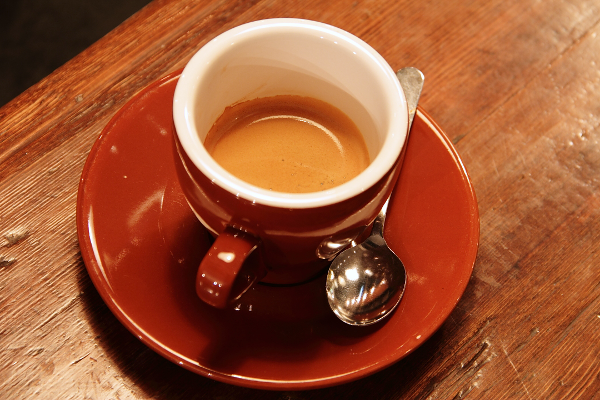
#> input picture skimage.data.coffee(), 600 x 400 px
$ python page91_assignment.py
#> lines starting #> are read from the running program, lines starting #| are printed output that depends on the picture
### lecture8/common.py
from __future__ import annotations

import argparse
from pathlib import Path

import cv2
import numpy as np
from skimage import data


ROOT_DIR = Path(__file__).resolve().parent
DATA_DIR = ROOT_DIR / "data"
OUTPUT_DIR = ROOT_DIR / "output"
BOW_DIR = DATA_DIR / "bow"
TRAFFIC_VIDEO_PATH = DATA_DIR / "traffic.mp4"
SURF_AVAILABLE = hasattr(cv2, "xfeatures2d") and hasattr(cv2.xfeatures2d, "SURF_create")
BRIEF_AVAILABLE = hasattr(cv2, "xfeatures2d") and hasattr(cv2.xfeatures2d, "BriefDescriptorExtractor_create")


def parse_show_flag(description: str) -> bool:
    parser = argparse.ArgumentParser(description=description)
    parser.add_argument("--show", action="store_true", help="Open the Matplotlib window after saving the output.")
    return parser.parse_args().show


def to_uint8(image: np.ndarray) -> np.ndarray:
    if image.dtype == np.uint8:
        return image
    image_float = image.astype(np.float32)
    if float(image_float.min()) >= 0.0 and float(image_float.max()) <= 1.0:
        return np.clip(image_float * 255.0, 0, 255).astype(np.uint8)
    return np.clip(image_float, 0, 255).astype(np.uint8)


def ensure_color(image: np.ndarray) -> np.ndarray:
    image_uint8 = to_uint8(image)
#> image_uint8 is the input picture: shape (400, 600, 3); mean R, G, B 158.6, 85.8, 51.5
    if image_uint8.ndim == 2:
        return cv2.cvtColor(image_uint8, cv2.COLOR_GRAY2BGR)
    return image_uint8


def save_image(path: Path, image: np.ndarray) -> Path:
    path.parent.mkdir(parents=True, exist_ok=True)
    if not cv2.imwrite(str(path), to_uint8(image)):
        raise OSError(f"Could not save image: {path}")
    print(f"Saved image: {path}")
    return path


# [25 lines left out: functions plot_bgr, plot_gray, finalize_figure, not called in this run]


def load_color_image(name: str) -> np.ndarray:
    ensure_demo_data()
    image = cv2.imread(str(DATA_DIR / name), cv2.IMREAD_COLOR)
    if image is None:
        raise FileNotFoundError(f"Could not read image: {DATA_DIR / name}")
    return image


def load_gray_image(name: str) -> np.ndarray:
    ensure_demo_data()
    image = cv2.imread(str(DATA_DIR / name), cv2.IMREAD_GRAYSCALE)
    if image is None:
        raise FileNotFoundError(f"Could not read image: {DATA_DIR / name}")
    return image


def surf_label() -> str:
    return "SURF" if SURF_AVAILABLE else "SIFT fallback for SURF"


def brief_label() -> str:
    return "BRIEF" if BRIEF_AVAILABLE else "BRISK fallback for BRIEF"


def resize_for_demo(image: np.ndarray, width: int = 640) -> np.ndarray:
    image = ensure_color(image)
    scale = width / image.shape[1]
#> scale = 1.2
    height = max(1, int(round(image.shape[0] * scale)))
#> height = 480
    return cv2.resize(image, (width, height), interpolation=cv2.INTER_AREA)


def affine_transform(image: np.ndarray, angle: float, scale: float, tx: float, ty: float) -> np.ndarray:
#> called with angle = 8, scale = 0.96, tx = 18, ty = 14
    height, width = image.shape[:2]
#> height = 480; width = 720
    center = (width / 2.0, height / 2.0)
#> center = (360, 240)
    matrix = cv2.getRotationMatrix2D(center, angle, scale)
    matrix[0, 2] += tx
    matrix[1, 2] += ty
    return cv2.warpAffine(
        image,
        matrix,
        (width, height),
        flags=cv2.INTER_LINEAR,
        borderMode=cv2.BORDER_REFLECT101,
    )


def create_match_pair() -> None:
    ref_path = DATA_DIR / "match_scene_reference.png"
    query_path = DATA_DIR / "match_scene_query.png"
    if ref_path.exists() and query_path.exists():
        return

    reference = resize_for_demo(data.coffee(), width=720)
    query = affine_transform(reference, angle=8.0, scale=0.96, tx=18.0, ty=14.0)
    query = cv2.convertScaleAbs(query, alpha=1.03, beta=4)
    save_image(ref_path, reference)
    save_image(query_path, query)


def create_bow_dataset() -> None:
    classes = {
        "astronaut": resize_for_demo(data.astronaut(), width=360),
        "coffee": resize_for_demo(data.coffee(), width=360),
        "camera": resize_for_demo(data.camera(), width=360),
    }
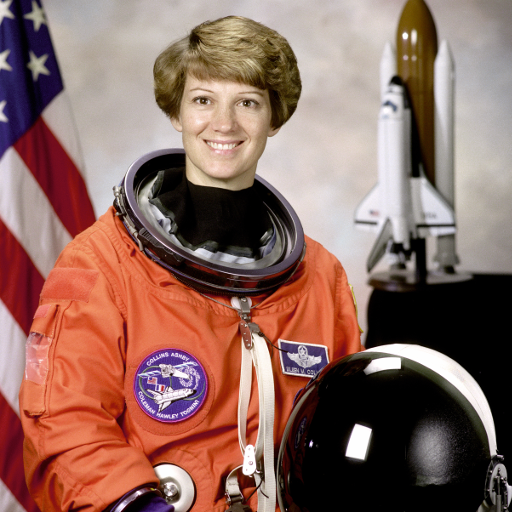
#> input picture skimage.data.astronaut(), 512 x 512 px
#> in ensure_color, image_uint8 is the input picture: shape (512, 512, 3); mean R, G, B 141.6, 105.8, 96.5
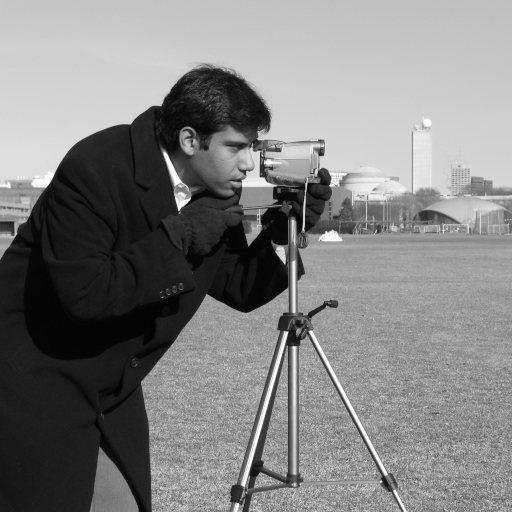
#> input picture skimage.data.camera(), 512 x 512 px
#> in ensure_color, image_uint8 is the input picture: shape (512, 512); min 0, max 255, mean 129.1
    transforms = [
        {"angle": 0.0, "scale": 1.00, "tx": 0.0, "ty": 0.0, "alpha": 1.00, "beta": 0},
        {"angle": 5.0, "scale": 0.98, "tx": 8.0, "ty": 6.0, "alpha": 1.02, "beta": 2},
        {"angle": -6.0, "scale": 1.03, "tx": -10.0, "ty": 4.0, "alpha": 0.98, "beta": -4},
        {"angle": 9.0, "scale": 0.95, "tx": 10.0, "ty": 10.0, "alpha": 1.04, "beta": 3},
    ]

    for class_name, base_image in classes.items():
        class_dir = BOW_DIR / class_name
        class_dir.mkdir(parents=True, exist_ok=True)
        for index, spec in enumerate(transforms, start=1):
            out_path = class_dir / f"{class_name}_{index:02d}.png"
            if out_path.exists():
                continue
            augmented = affine_transform(base_image, spec["angle"], spec["scale"], spec["tx"], spec["ty"])
            augmented = cv2.convertScaleAbs(augmented, alpha=spec["alpha"], beta=spec["beta"])
            save_image(out_path, augmented)
#> this loop made 3 passes
#> class_name on passes 1 to 3: 'astronaut', 'coffee', 'camera'
#| Saved image: lecture8/data/bow/astronaut/astronaut_01.png
#| Saved image: lecture8/data/bow/astronaut/astronaut_02.png
#| Saved image: lecture8/data/bow/astronaut/astronaut_03.png
#| Saved image: lecture8/data/bow/astronaut/astronaut_04.png
#| Saved image: lecture8/data/bow/coffee/coffee_01.png
#| Saved image: lecture8/data/bow/coffee/coffee_02.png
#| Saved image: lecture8/data/bow/coffee/coffee_03.png
#| Saved image: lecture8/data/bow/coffee/coffee_04.png
#| Saved image: lecture8/data/bow/camera/camera_01.png
#| Saved image: lecture8/data/bow/camera/camera_02.png
#> (further printed lines are left out)
#> pass 1, in save_image (call 4), `if not cv2.imwrite(str(path), to_uint8(image)):`:
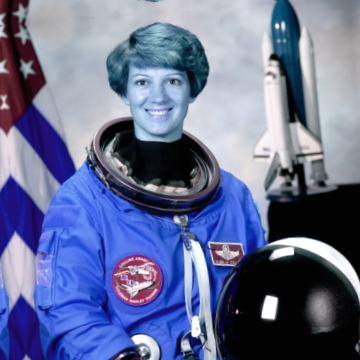
#> saved as astronaut_02.png: shape (360, 360, 3); mean B, G, R 148.5, 112.1, 103.2
#> pass 1, in save_image (call 5), `if not cv2.imwrite(str(path), to_uint8(image)):`:
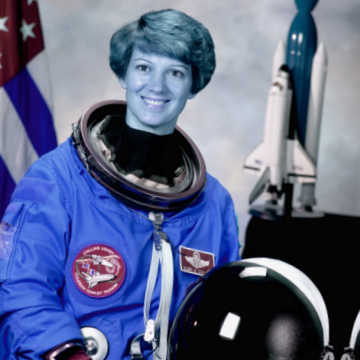
#> saved as astronaut_03.png: shape (360, 360, 3); mean B, G, R 136.3, 102.1, 92.3
#> pass 1, in save_image (call 6), `if not cv2.imwrite(str(path), to_uint8(image)):`:
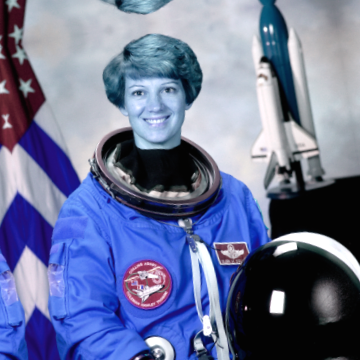
#> saved as astronaut_04.png: shape (360, 360, 3); mean B, G, R 153, 116.6, 107.7


def ensure_demo_data() -> None:
    DATA_DIR.mkdir(parents=True, exist_ok=True)
    OUTPUT_DIR.mkdir(parents=True, exist_ok=True)
    create_match_pair()
    create_bow_dataset()


def traffic_video_exists() -> bool:
    return TRAFFIC_VIDEO_PATH.exists()


# [43 lines left out: function load_video_frame_pair, not called in this run]


def create_surf_detector():
    if SURF_AVAILABLE:
        return cv2.xfeatures2d.SURF_create(hessianThreshold=400)
    return cv2.SIFT_create(nfeatures=800)


# [25 lines left out: functions create_descriptor, resolved_descriptor_label, descriptor_norm, not called in this run]


def top_keypoints(keypoints: list[cv2.KeyPoint], max_points: int = 700) -> list[cv2.KeyPoint]:
    ranked = sorted(keypoints, key=lambda kp: kp.response, reverse=True)
    return ranked[:max_points]


# [15 lines left out: function binary_ready_keypoints, not called in this run]


def detect_surf_keypoints(gray: np.ndarray, max_points: int = 700) -> list[cv2.KeyPoint]:
    detector = create_surf_detector()
    keypoints = detector.detect(gray, None)
    return top_keypoints(list(keypoints), max_points=max_points)


# [41 lines left out: functions compute_descriptor, detect_and_compute_orb, ratio_test_matches, cross_check_matches, not called in this run]


def intersection_matches(matches_a: list[cv2.DMatch], matches_b: list[cv2.DMatch]) -> list[cv2.DMatch]:
    lookup = {(match.queryIdx, match.trainIdx): match for match in matches_b}
    return [match for match in matches_a if (match.queryIdx, match.trainIdx) in lookup]


# [50 lines left out: functions draw_matches, find_homography_from_matches, warp_corners, bow_image_paths, not called in this run]


def sift_descriptors(gray: np.ndarray) -> np.ndarray | None:
    _, descriptors = cv2.SIFT_create(nfeatures=500).detectAndCompute(gray, None)
    return descriptors


# [18 lines left out: functions build_bow_vocabulary, encode_bow_histogram, not called in this run]

### lecture8/page91_assignment.py
from __future__ import annotations

from collections import defaultdict
from pathlib import Path

import cv2
import matplotlib.pyplot as plt
import numpy as np

from common import (
    OUTPUT_DIR,
    bow_image_paths,
    build_bow_vocabulary,
    compute_descriptor,
    detect_surf_keypoints,
    draw_matches,
    encode_bow_histogram,
    ensure_color,
    finalize_figure,
    find_homography_from_matches,
    load_color_image,
    load_gray_image,
    parse_show_flag,
    plot_bgr,
    ratio_test_matches,
    resolved_descriptor_label,
    save_image,
    sift_descriptors,
    surf_label,
    warp_corners,
)


ASSIGNMENT_DIR = OUTPUT_DIR / "page91_assignment"


def descriptor_result(descriptor_name: str, image1, image2, gray1, gray2) -> dict[str, object]:
    points1 = detect_surf_keypoints(gray1, max_points=550)
    points2 = detect_surf_keypoints(gray2, max_points=550)
    points1, desc1 = compute_descriptor(descriptor_name, gray1, points1)
    points2, desc2 = compute_descriptor(descriptor_name, gray2, points2)
    matches = ratio_test_matches(desc1, desc2, descriptor_name, ratio=0.75)
    homography, inlier_mask = find_homography_from_matches(points1, points2, matches)
    mask_values = [int(flag) for flag in inlier_mask.ravel().tolist()] if inlier_mask is not None else None
    match_view = draw_matches(image1, points1, image2, points2, matches, max_matches=50, matches_mask=mask_values)

    projected = image2.copy()
    if homography is not None:
        corners = warp_corners(image1, homography)
        cv2.polylines(projected, [corners.astype(int)], True, (0, 255, 255), 3, cv2.LINE_AA)

    return {
        "label": resolved_descriptor_label(descriptor_name),
        "keypoints1": len(points1),
        "keypoints2": len(points2),
        "matches": len(matches),
        "inliers": int(inlier_mask.sum()) if inlier_mask is not None else 0,
        "match_view": match_view,
        "projected": projected,
    }


def bow_result() -> tuple[np.ndarray, float, dict[str, np.ndarray], dict[str, Path]]:
    records = bow_image_paths()
    descriptor_sets = []
    histograms = []
    labels = []
    sample_paths: dict[str, Path] = {}

    for label, image_path in records:
        gray = cv2.imread(str(image_path), cv2.IMREAD_GRAYSCALE)
        descriptor_sets.append(sift_descriptors(gray))
        labels.append(label)
        sample_paths.setdefault(label, image_path)

    vocabulary = build_bow_vocabulary(descriptor_sets, cluster_count=32)
    for descriptors in descriptor_sets:
        histograms.append(encode_bow_histogram(descriptors, vocabulary))

    grouped = defaultdict(list)
    for label, histogram in zip(labels, histograms):
        grouped[label].append(histogram)
    class_means = {label: np.mean(items, axis=0) for label, items in grouped.items()}
    centroids = {label: np.mean(items, axis=0) for label, items in grouped.items()}
    correct = 0
    for label, histogram in zip(labels, histograms):
        predicted = min(centroids, key=lambda name: np.linalg.norm(histogram - centroids[name]))
        correct += int(predicted == label)
    accuracy = correct / max(len(labels), 1)
    return vocabulary, accuracy, class_means, sample_paths


def save_descriptor_panel(name: str, image) -> Path:
    path = ASSIGNMENT_DIR / f"{name}.png"
    return save_image(path, image)


def main(show: bool = False) -> None:
    ASSIGNMENT_DIR.mkdir(parents=True, exist_ok=True)

    image1 = load_color_image("match_scene_reference.png")
    image2 = load_color_image("match_scene_query.png")
#> the loop in create_bow_dataset (call 2), `for class_name, base_image in classes.items():` made 3 passes
#> class_name on passes 1 to 3: 'astronaut', 'coffee', 'camera'
    gray1 = load_gray_image("match_scene_reference.png")
#> in load_gray_image, `image = cv2.imread(str(DATA_DIR / name), cv2.IMREAD_GRAYSCALE)`:
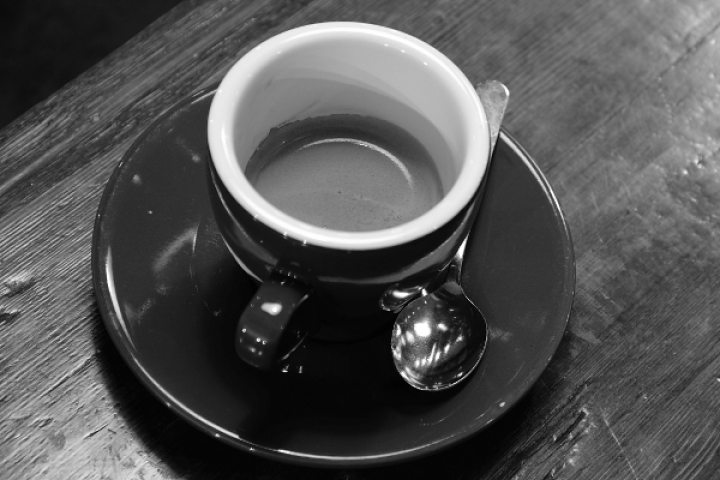
#> image: shape (480, 720); min 0, max 255, mean 83.3
    gray2 = load_gray_image("match_scene_query.png")
#> call 2 of load_gray_image, with name = 'match_scene_query.png'
#> in load_gray_image (call 2), `image = cv2.imread(str(DATA_DIR / name), cv2.IMREAD_GRAYSCALE)`:
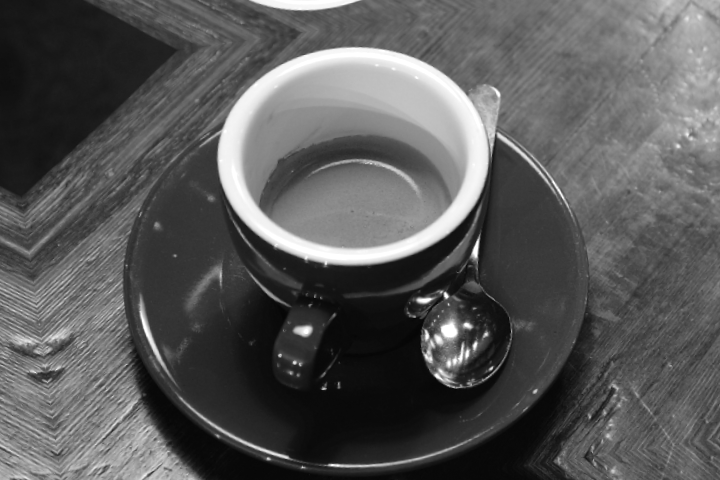
#> image: shape (480, 720); min 5, max 255, mean 88.4

    descriptor_outputs = []
    for descriptor_name in ["SURF", "BRIEF", "ORB"]:
        result = descriptor_result(descriptor_name, image1, image2, gray1, gray2)
        save_descriptor_panel(f"{descriptor_name.lower()}_matches", result["match_view"])
        save_descriptor_panel(f"{descriptor_name.lower()}_projection", result["projected"])
        descriptor_outputs.append(result)
#> after the loop, descriptor_outputs = []

    _, bow_accuracy, class_means, sample_paths = bow_result()
    bow_fig, bow_axes = plt.subplots(2, 3, figsize=(16, 9))
    ordered_labels = sorted(class_means)
    for index, label in enumerate(ordered_labels):
        sample_image = cv2.imread(str(sample_paths[label]), cv2.IMREAD_COLOR)
        plot_bgr(bow_axes[0, index], sample_image, f"{label} sample")
        bow_axes[1, index].bar(np.arange(len(class_means[label])), class_means[label], color="#1d3557")
        bow_axes[1, index].set_title(f"{label} BoW histogram")
        bow_axes[1, index].set_xlabel("Visual word")
        bow_axes[1, index].set_ylabel("Normalized count")
    bow_fig.suptitle(f"Assignment part 2 - BoW histograms, nearest-centroid accuracy: {bow_accuracy:.1%}", fontsize=14)
    bow_path = ASSIGNMENT_DIR / "bow_histograms.png"
    bow_fig.tight_layout()
    bow_fig.savefig(bow_path, dpi=160, bbox_inches="tight")
    plt.close(bow_fig)
    print(f"Saved figure: {bow_path}")

    summary_fig, summary_axes = plt.subplots(2, 2, figsize=(16, 12))
    plot_bgr(summary_axes[0, 0], descriptor_outputs[0]["match_view"], descriptor_outputs[0]["label"])
    plot_bgr(summary_axes[0, 1], descriptor_outputs[1]["match_view"], descriptor_outputs[1]["label"])
    plot_bgr(summary_axes[1, 0], descriptor_outputs[2]["match_view"], descriptor_outputs[2]["label"])
    summary_axes[1, 1].axis("off")
    lines = [f"SURF detector backend: {surf_label()}", f"Part 2 BoW accuracy: {bow_accuracy:.1%}"]
    for result in descriptor_outputs:
        lines.append(f"{result['label']}: matches={result['matches']}, inliers={result['inliers']}")
    summary_axes[1, 1].text(0.02, 0.98, "\n".join(lines), va="top", ha="left", fontsize=11, family="monospace")
    summary_axes[1, 1].set_title("Assignment summary")
    finalize_figure(summary_fig, "page91_assignment_summary.png", show=show)


if __name__ == "__main__":
#> (the run stopped early here; a loop or call above may not have finished)
